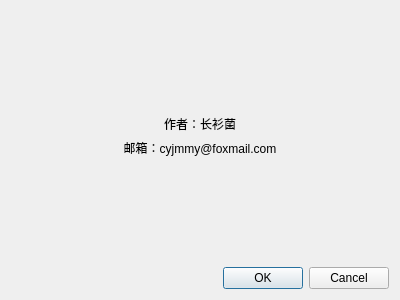
<?xml version="1.0" encoding="UTF-8"?>
<ui version="4.0">
 <class>Dialog</class>
 <widget class="QDialog" name="Dialog">
  <property name="geometry">
   <rect>
    <x>0</x>
    <y>0</y>
    <width>400</width>
    <height>300</height>
   </rect>
  </property>
  <property name="windowTitle">
   <string>关于我们</string>
  </property>
  <layout class="QVBoxLayout" name="verticalLayout">
   <item>
    <spacer name="verticalSpacer">
     <property name="orientation">
      <enum>Qt::Vertical</enum>
     </property>
     <property name="sizeHint" stdset="0">
      <size>
       <width>20</width>
       <height>40</height>
      </size>
     </property>
    </spacer>
   </item>
   <item>
    <widget class="QLabel" name="label">
     <property name="text">
      <string>作者：长衫菌</string>
     </property>
     <property name="alignment">
      <set>Qt::AlignCenter</set>
     </property>
    </widget>
   </item>
   <item>
    <widget class="QLabel" name="label_2">
     <property name="text">
      <string>邮箱：cyjmmy@foxmail.com</string>
     </property>
     <property name="alignment">
      <set>Qt::AlignCenter</set>
     </property>
    </widget>
   </item>
   <item>
    <spacer name="verticalSpacer_2">
     <property name="orientation">
      <enum>Qt::Vertical</enum>
     </property>
     <property name="sizeHint" stdset="0">
      <size>
       <width>20</width>
       <height>40</height>
      </size>
     </property>
    </spacer>
   </item>
   <item>
    <widget class="QDialogButtonBox" name="buttonBox">
     <property name="orientation">
      <enum>Qt::Horizontal</enum>
     </property>
     <property name="standardButtons">
      <set>QDialogButtonBox::Cancel|QDialogButtonBox::Ok</set>
     </property>
    </widget>
   </item>
  </layout>
 </widget>
 <resources/>
 <connections>
  <connection>
   <sender>buttonBox</sender>
   <signal>accepted()</signal>
   <receiver>Dialog</receiver>
   <slot>accept()</slot>
   <hints>
    <hint type="sourcelabel">
     <x>248</x>
     <y>254</y>
    </hint>
    <hint type="destinationlabel">
     <x>157</x>
     <y>274</y>
    </hint>
   </hints>
  </connection>
  <connection>
   <sender>buttonBox</sender>
   <signal>rejected()</signal>
   <receiver>Dialog</receiver>
   <slot>reject()</slot>
   <hints>
    <hint type="sourcelabel">
     <x>316</x>
     <y>260</y>
    </hint>
    <hint type="destinationlabel">
     <x>286</x>
     <y>274</y>
    </hint>
   </hints>
  </connection>
 </connections>
</ui>
